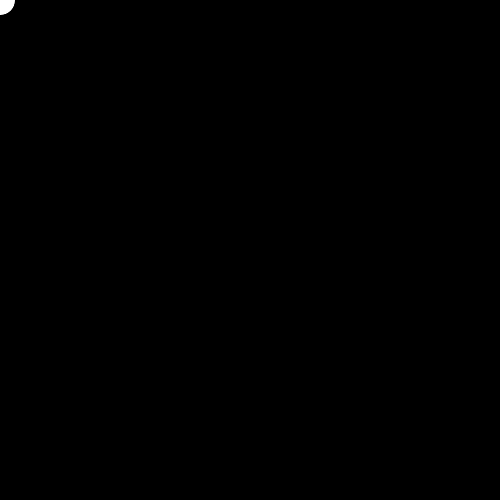
Frame 1 (no input)
Frame 60 (the mouse pressed at the canvas centre just before this capture): identical to frame 1, image omitted
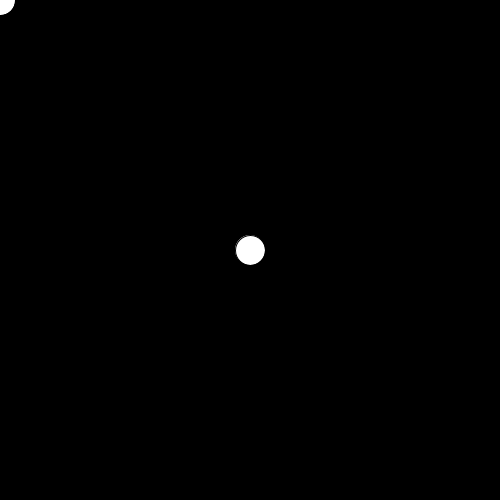
Frame 120 (the mouse held since frame 60 and released just before this capture)

The Processing sketch that drew these frames (run headless with seeded random() and noise(); from frame 60 on, the mouse is pressed at the canvas centre):

// Processing sketch: ex19_01
// ── ex19_01.pde
// 마우스를 누를 때마다 원 요소가 하나씩 위치 이동

int num = 5, count = 0;
int[] x = new int[num];
int[] y = new int[num];

void setup() {
  size(500, 500);
}

void draw() {
  background(0);
  for (int i = 0; i < num; i++) {
    fill(255);
    ellipse(x[i], y[i], 30, 30);
  }
}

void mousePressed() {
  x[count] = mouseX;
  y[count] = mouseY;
  count++;
  if (count >= 5) {
    count = 0;
  }
}
